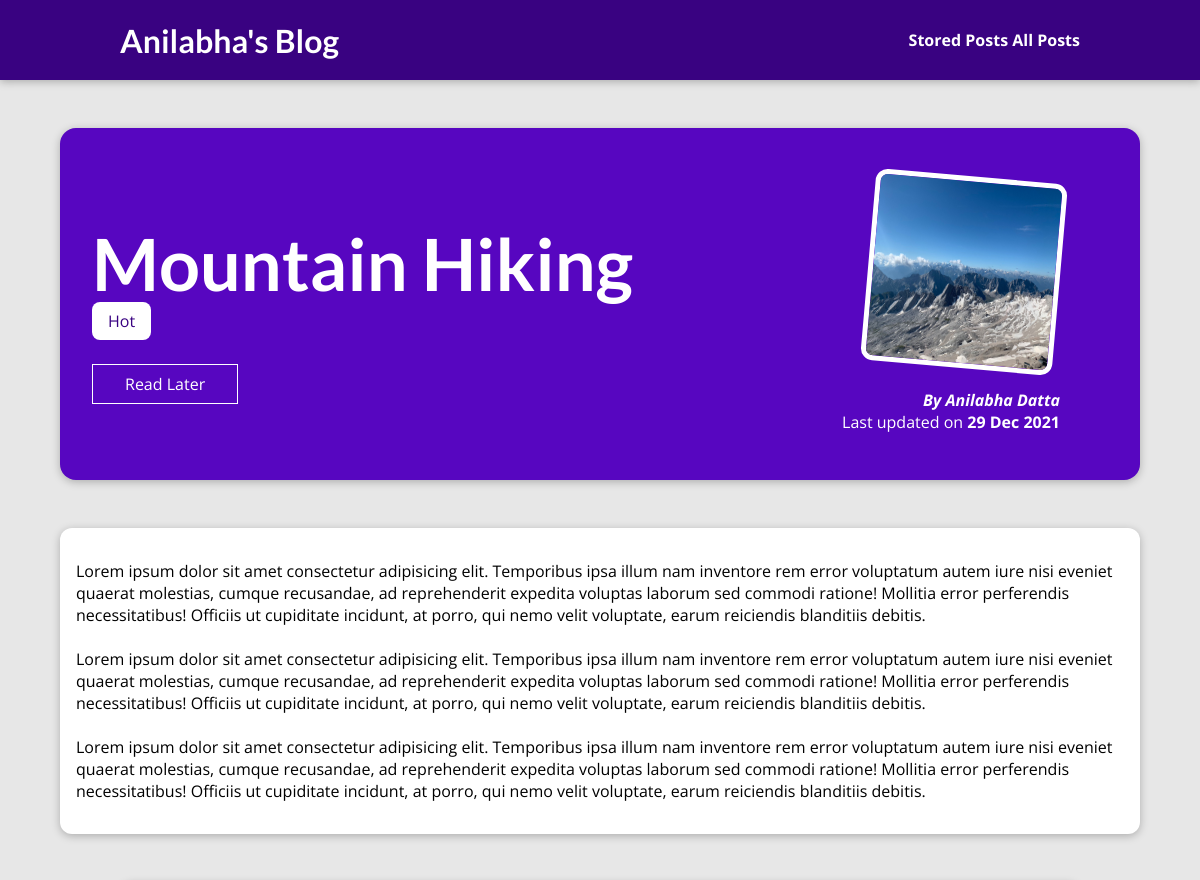
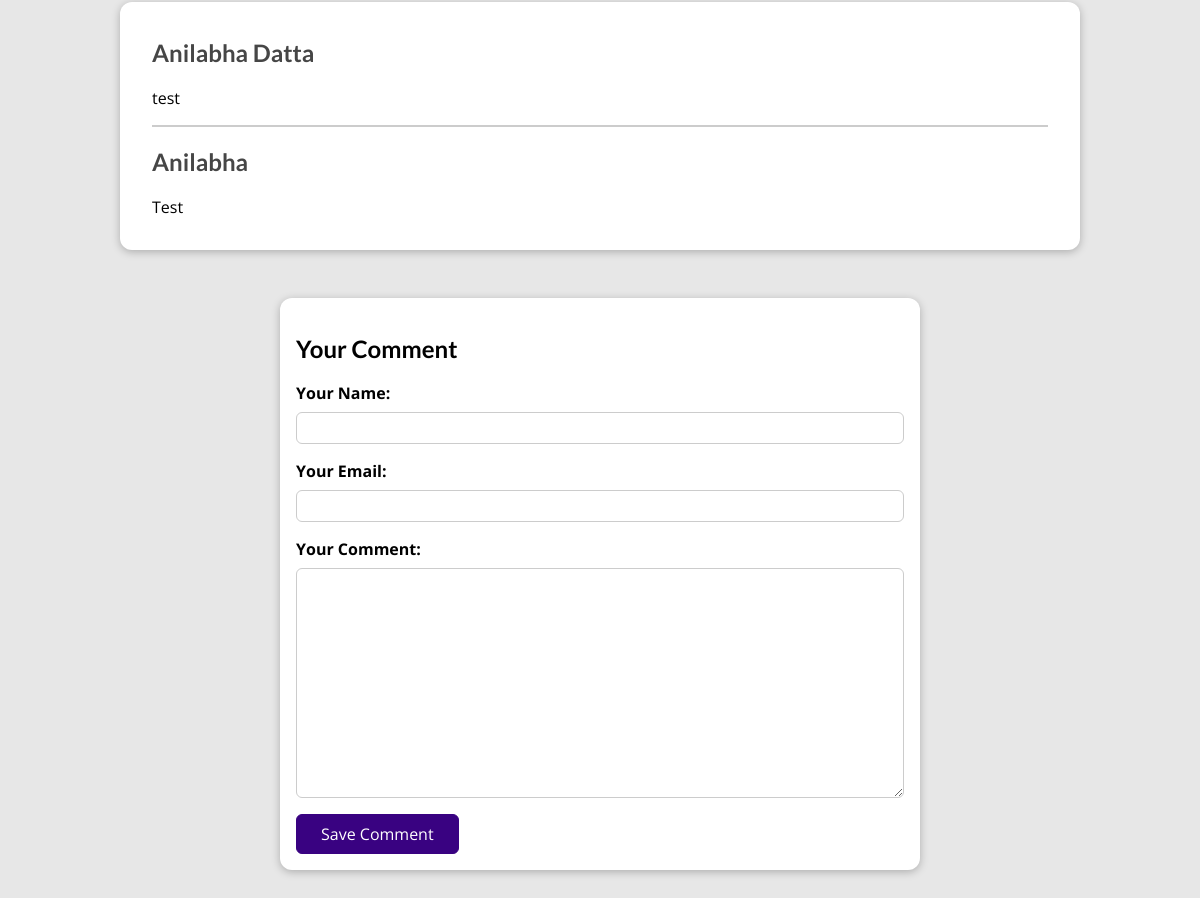
The page /posts/hike-in-the-mountains on the database its author committed (2 pictures, top to bottom).
### blog/models.py (models this page shows, shortened)
class Post(models.Model):
    title = models.CharField(max_length=150)
    author = models.ForeignKey(
        Author, related_name="posts", null=True, on_delete=models.SET_NULL)
    excerpt = models.CharField(max_length=300)
    image = models.ImageField(upload_to="posts", null=True)
    date = models.DateField(auto_now=True)
    slug = models.SlugField(unique=True)
    content = models.TextField(validators=[MinLengthValidator(10)])
    tags = models.ManyToManyField(Tag)

class Tag(models.Model):
    caption = models.CharField(max_length=20)

class Author(models.Model):
    first_name = models.CharField(max_length=100)
    last_name = models.CharField(max_length=100)
    email = models.EmailField()
    def __str__(self):
        return f"{self.first_name} {self.last_name}"

class Comment(models.Model):
    user_name = models.CharField(max_length=120)
    user_email = models.EmailField()
    text = models.TextField(max_length=500)
    post = models.ForeignKey(
        Post, on_delete=models.CASCADE, related_name="comments")

### blog/views.py (the view)
# urls.py: path("posts/<slug:slug>", views.SinglePostView.as_view(), name="post-detail"),
class SinglePostView(View):
    template_name = "blog/post-detail.html"
    model = Post
    def is_stored_post(self, request, post_id):
        stored_posts = request.session.get('stored_posts')
        if stored_posts is not None:
            is_saved_for_later = post_id in stored_posts
        else:
            is_saved_for_later = False
        return is_saved_for_later
    def get(self, request, slug):
        post = Post.objects.get(slug=slug)
        context = {
            "post": post,
            "post_tags": post.tags.all(),
            "comment_form": CommentForm(),
            "comments": post.comments.all().order_by('-id'),
            "saved_for_later": self.is_stored_post(request, post.id)
        }
        return render(request, "blog/post-detail.html", context)
    def post(self, request, slug):
        comment_form = CommentForm(request.POST)
        post = Post.objects.get(slug=slug)
        if comment_form.is_valid():
            comment = comment_form.save(commit=False)
            comment.post = post
            comment.save()
            return HttpResponseRedirect(reverse("post-detail", args=[slug]))
        context = {
            "post": post,
            "post_tags": post.tags.all(),
            "comment_form": comment_form,
            "comments": post.comments.all().order_by('-id'),
            "saved_for_later": self.is_stored_post(request, post.id)
        }
        return render(request, "blog/post-detail.html", context)
    '''def get_context_data(self, **kwargs):
        context = super().get_context_data(**kwargs)
        context["post_tags"] = self.object.tags.all()
        context["comment_form"] = CommentForm()
        return context'''

### blog/forms.py
class CommentForm(forms.ModelForm):
    class Meta:
        model = Comment
        exclude = ["post"]
        labels = {
            "user_name": "Your Name",
            "user_email": "Your Email",
            "text": "Your Comment"
        }

### blog/templates/blog/post-detail.html (shortened to what this page needs)
{%extends "base.html"%}
{%load static%}
{%block css_files%}
<link rel="stylesheet" href="{%static "blog/post-detail.css" %}">
{%endblock%}
{%block content %}
<section id="summary">
    <h2>{{post.title}}</h2>
    <div>
        {% for tag in post_tags %}
            <span class="tag">{{tag.caption}}</span>
        {%endfor%}
    </div>
    <div id="read-later">
        <form action="{%url "read-later" %}" method="POST">
            <button>
            {% if saved_for_later %}
                Remove from "Read later" list
            {%else%}
                Read Later
            {%endif%}
            </button>
        </form>
    </div>
    <article>
        <img src="{{post.image.url}}" alt="Post Title">
        <address>By <a href="mailto:{{post.author.email}}">{{post.author}}</a></address>
        <div>Last updated on <time>{{post.date|date:"d M Y"}}</time></div>
    </article>
</section>
<main>
    {{post.content|linebreaks}}
</main>
<section id="comments">
    <ul>
        {%for comment in comments %}
        <li>
            <h2>{{comment.user_name}}</h2>
            <p>{{comment.text | linebreaks}}</p>
        </li>
        {%endfor%}
    </ul>
</section>
<section id="comment-form">
    <h2>Your Comment</h2>
    <form action="{%url "post-detail" post.slug%}", method="post">
        {%for form_field in comment_form %}
        <div class="form-control {% if form_field.errors%}invalid{%endif%}">
            {{ form_field.label_tag }}
            {{ form_field }}
        </div>
        {%endfor %}
        <button>Save Comment</button>
    </form>
</section>
{%endblock%}

### templates/base.html (shortened to what this page needs)
{%load static%}
<!DOCTYPE html>
<html lang="en">
<head>
    <link rel="stylesheet" href="{%static "app.css"%}">
    {%block css_files%}{%endblock%}
</head>
<body>
<header id="main-navigation">
    <h1><a href="{%url "starting-page"%}">Anilabha's Blog</a></h1>
        <nav>
            <a href="{%url "read-later"%}">Stored Posts</a>
            <a href="{%url "posts"%}">All Posts</a>
        </nav>
    </header>
{%block content%}{% endblock %}
</body>
</html>

### static/app.css (style rules this page uses)
* { box-sizing: border-box; }
html { font-family: "Open Sans", "Lato", sans-serif; }
body { margin: 0; }
h1, h2, h3 { font-family: "Lato", sans-serif; font-weight: bold; }
#main-navigation { width: 100%; height: 5rem; display: flex; justify-content: space-between; align-items: center; padding: 0 10%; position: absolute; top: 0; left: 0; }
#main-navigation a, #main-navigation h1 a { text-decoration: none; color: white; font-weight: bold; }

### blog/static/blog/post-detail.css (style rules this page uses)
body { background-color: #e7e7e7; }
#main-navigation { background-color: #390281; box-shadow: 0 2px 8px rgba(0, 0, 0, 0.25); }
#summary { margin: 8rem auto 3rem auto; padding: 2rem; width: 90%; max-width: 90rem; border-radius: 16px; background-color: #5706c0; position: relative; box-shadow: 0 2px 8px rgba(0, 0, 0, 0.25); height: 22rem; }
#summary h2 { color: white; font-size: 4.5rem; margin-bottom: 0.25rem; }
#summary article { position: absolute; top: 2rem; right: 3rem; padding: 1rem 2rem; border-radius: 12px; text-align: right; color: white; }
#summary article img { width: 12rem; height: 12rem; border-radius: 12px; transform: rotateZ(5deg); border: 5px solid white; margin-bottom: 1rem; }
#summary address { font-weight: bold; }
#summary a { color: white; text-decoration: none; }
#summary time { font-weight: bold; }
#read-later { margin: 2rem 0; }
#read-later button { background-color: transparent; border: 1px solid white; padding: 0.5rem 2rem; font: inherit; color: white; cursor: pointer; }
main { width: 90%; max-width: 90rem; margin: 3rem auto; background-color: white; padding: 1rem; border-radius: 12px; box-shadow: 0 2px 8px rgba(0, 0, 0, 0.25); }
.tag { background-color: white; color: #390281; padding: 0.5rem 1rem; border-radius: 8px; }
#comment-form { margin: 3rem auto; width: 90%; max-width: 40rem; border-radius: 12px; background-color: white; box-shadow: 0 2px 8px rgba(0, 0, 0, 0.25); padding: 1rem; }
#comment-form button { font: inherit; background-color: #390281; color: white; border: 1px solid #390281; padding: 0.5rem 1.5rem; border-radius: 6px; cursor: pointer; }
.form-control { margin-bottom: 1rem; }
.form-control label { font-weight: bold; margin-bottom: 0.5rem; display: block; }
.form-control input, .form-control textarea { display: block; width: 100%; font: inherit; padding: 0.25rem; border-radius: 6px; border: 1px solid #ccc; }
#comments { margin: 3rem auto; width: 90%; max-width: 60rem; border-radius: 12px; background-color: white; box-shadow: 0 2px 8px rgba(0, 0, 0, 0.25); padding: 1rem 2rem; }
#comments ul { list-style: none; margin: 0; padding: 0; }
#comments li { margin-bottom: 1rem; border-bottom: 2px solid #ccc; }
#comments li:last-of-type { border-bottom: none; }
#comments h2 { color: #464646; }

### rows shown on the page
Post: title "Mountain Hiking", image (picture), author "Anilabha Datta", date "29 Dec 2021", content "Lorem ipsum dolor sit amet consectetur adipisicing elit. Temporibus ipsa illum nam inventore rem error voluptatum autem iure nisi eveniet quaerat molestias, cumque recusandae, ad reprehenderit expedita voluptas laborum sed commodi ratione! Mollitia error perferendis necessitatibus! Officiis ut cupiditate incidunt, at porro, qui nemo velit voluptate, earum reiciendis blanditiis debitis. Lorem ipsum dolor sit amet consectetur adipisicing elit. Temporibus ipsa illum nam inventore rem error voluptatum autem iure nisi eveniet quaerat molestias, cumque recusandae, ad reprehenderit expedita voluptas laborum sed commodi ratione! Mollitia error perferendis necessitatibus! Officiis ut cupiditate…"
Tag: caption "Hot"
Comment: user_name "Anilabha Datta", text "test"
Comment: user_name "Anilabha", text "Test"
